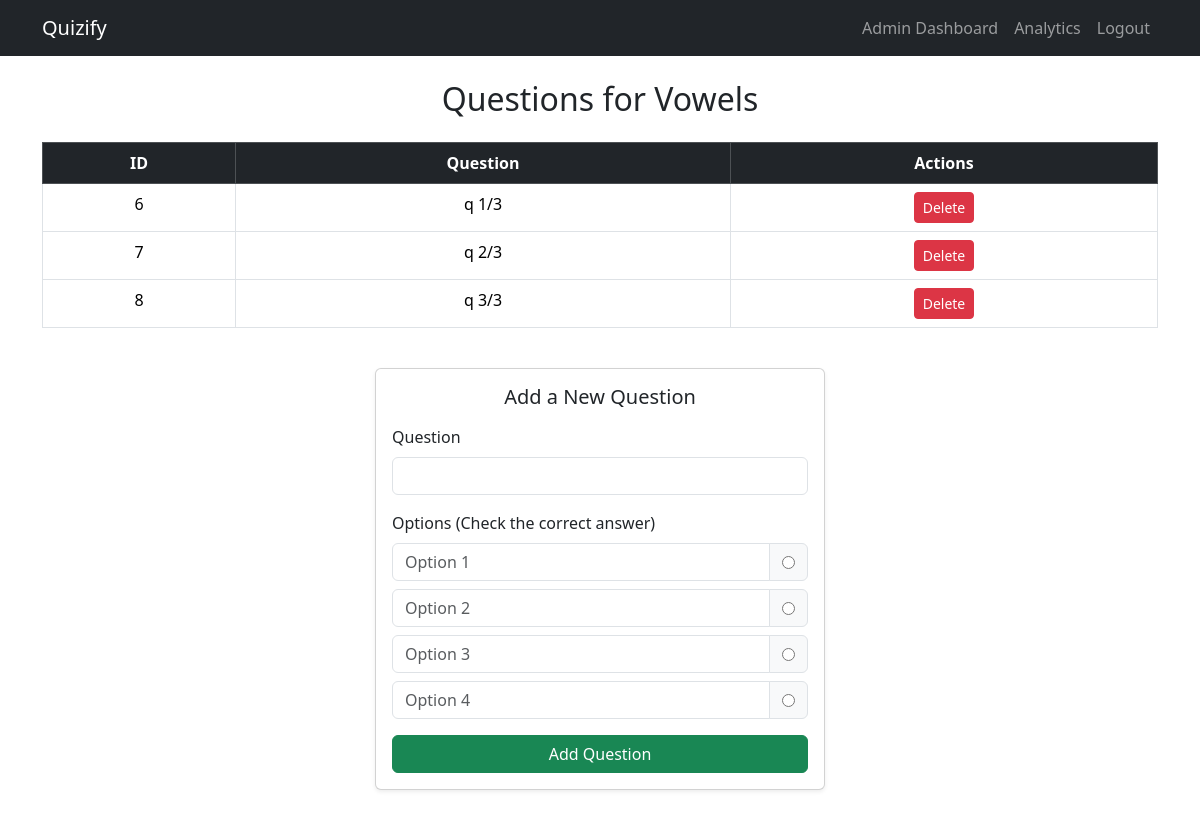
Page /admin/admin/get_questions?quiz_id=3 (signed in) on the committed database.
### models.py (models this page shows)
class Quiz(db.Model):
    __tablename__ = 'quiz'
    quiz_id = db.Column(db.Integer, primary_key=True)
    quiz_name = db.Column(db.String(50), nullable=False)
    chapter_id = db.Column(db.Integer, db.ForeignKey('chapters.chapter_id'))
    questions = db.relationship('Question', backref='quiz', cascade='all, delete-orphan')

class Question(db.Model):
    __tablename__ = 'questions'
    question_id = db.Column(db.Integer, primary_key=True)
    question = db.Column(db.Text, nullable=False)
    quiz_id = db.Column(db.Integer, db.ForeignKey('quiz.quiz_id'))
    options = db.relationship('Option', backref='question', cascade='all, delete-orphan')

### controllers/admin.py (the view)
@admin.route('/admin/get_questions', methods=['GET', 'POST'])
@admin_required
def get_questions():
    quiz_id = request.args.get('quiz_id') if request.method == 'GET' else request.form.get('quiz_id')
    quiz = Quiz.query.get(quiz_id)
    questions = quiz.questions if quiz else []
    return render_template('admin/view_questions.html', questions=questions, quiz_id=quiz_id, quiz=quiz)

### controllers/admin.py (called while the page is built)
def admin_required(f):
    @wraps(f)
    def decorated_function(*args, **kwargs):
        if 'user_id' not in session:
            flash('Please log in first.', 'error')
            return redirect(url_for('auth.login'))
        user = User.query.get(session['user_id'])
        if not user or not user.is_admin:
            flash('Admin access required.', 'error')
            return redirect(url_for('auth.login'))
        return f(*args, **kwargs)
    return decorated_function

### templates/admin/view_questions.html (shortened to what this page needs)
{% extends 'base.html' %}
{% block content %}
<div class="container my-4">
    <h2 class="mb-4 text-center">Questions for {{ quiz.quiz_name }}</h2>
    {% if questions %}
    <div class="table-responsive">
        <table class="table table-bordered table-hover text-center">
            <thead class="table-dark">
                <tr>
                    <th>ID</th>
                    <th>Question</th>
                    <th>Actions</th>
                </tr>
            </thead>
            <tbody>
                {% for question in questions %}
                <tr>
                    <td>{{ question.question_id }}</td>
                    <td>{{ question.question }}</td>
                    <td>
                        <form method="POST" action="{{ url_for('admin.delete_question')}}" class="d-inline">
                            <button type="submit" class="btn btn-danger btn-sm">
                                Delete</button>
                        </form>
                    </td>
                </tr>
                {% endfor %}
            </tbody>
        </table>
    </div>
    {% else %}
    <div class="alert alert-warning text-center">No questions found for {{ quiz.quiz_name }}</div>
    {% endif %}
    <div class="card shadow-sm p-3 mt-4 mx-auto" style="max-width: 450px;">
        <h5 class="card-title mb-3 text-center">Add a New Question</h5>
        <form method="POST" action="{{ url_for('admin.add_question') }}">
            <div class="mb-3">
                <label for="question" class="form-label">Question</label>
                <input type="text" name="question" id="question" class="form-control" required>
            </div>
            <div class="mb-3">
                <label class="form-label">Options (Check the correct answer)</label>
                <div id="options">
                    <div class="input-group mb-2">
                        <input type="text" name="options[0][option_text]" class="form-control" placeholder="Option 1" required>
                        <div class="input-group-text">
                            <input type="radio" name="correct_option" value="0" required>
                        </div>
                    </div>
                    <div class="input-group mb-2">
                        <input type="text" name="options[1][option_text]" class="form-control" placeholder="Option 2" required>
                        <div class="input-group-text">
                            <input type="radio" name="correct_option" value="1" required>
                        </div>
                    </div>
                    <div class="input-group mb-2">
                        <input type="text" name="options[2][option_text]" class="form-control" placeholder="Option 3" required>
                        <div class="input-group-text">
                            <input type="radio" name="correct_option" value="2" required>
                        </div>
                    </div>
                    <div class="input-group mb-2">
                        <input type="text" name="options[3][option_text]" class="form-control" placeholder="Option 4" required>
                        <div class="input-group-text">
                            <input type="radio" name="correct_option" value="3" required>
                        </div>
                    </div>
                </div>
            </div>
            <div class="d-grid">
                <button type="submit" class="btn btn-success"> Add Question</button>
            </div>
        </form>
    </div>
</div>
{% endblock %}

### rows in the picture
Quiz: quiz_name "Vowels"
Question: question_id "6", question "q 1/3"
Question: question_id "7", question "q 2/3"
Question: question_id "8", question "q 3/3"
